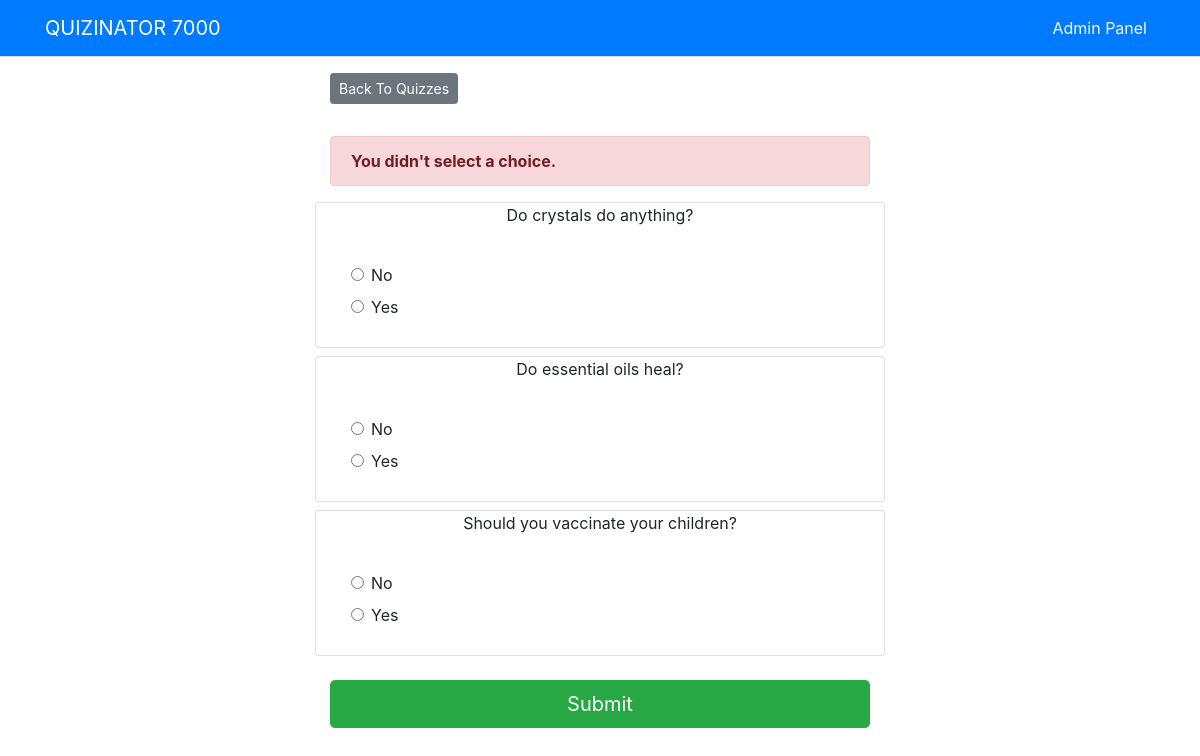
The page /quizzes/1/vote/ on the database its author committed.
### quizzes/models.py (models this page shows, shortened)
class Question(models.Model):
    question_text = models.CharField(max_length=200)
    test = models.ForeignKey(Test, on_delete=models.CASCADE)
    total_votes = models.IntegerField(default=0)
    pub_date = models.DateTimeField('date published')

class Choice(models.Model):
    question = models.ForeignKey(Question, on_delete=models.CASCADE)
    test = models.ForeignKey(Test, on_delete=models.CASCADE)
    choice_text = models.CharField(max_length=200)
    vote_percent = models.IntegerField(default=0)
    votes = models.IntegerField(default=0)
    isCorrect = models.BooleanField(default=False)

### quizzes/views.py (the view, shortened to what this page needs)
# urls.py: path('<int:test_id>/vote/', views.vote, name='vote')
def vote(request, test_id):
    test = get_object_or_404(Test, pk=test_id)
    try:
        questions = Question.objects.filter(test=test.id)
        selected_choice = []
        for question in questions:
            key = request.POST[str(question.id)]
            selected_choice.append(test.choice_set.get(pk=key))
    except (KeyError, Choice.DoesNotExist):
        return render(request, 'quizzes/detail.html', {
            'test': test,
            'error_message': "You didn't select a choice.",
        })

### templates/quizzes/detail.html (shortened to what this page needs)
{% extends 'base.html' %}
{% block content %}
<a class="btn btn-secondary btn-sm mb-3" href="{% url 'quizzes:index' %}">Back To Quizzes</a>
{% if error_message %}
<p class="alert alert-danger">
	<strong>{{ error_message }}</strong>
</p>
{% endif %}
<form action="{% url 'quizzes:vote' test.id %}" method="post">
	{% for question in test.question_set.all %}
	<div id={{ question.id }} class="row card mb-2">
		<div class="col-12">
			<p class="text-center mb-3">{{ question.question_text }}</p>
			<div class="row card-body">
				<div class="col-12">
					{% for choice in question.choice_set.all %}
					<div class="row">
						<div class="col-12">
							<div class="form-check">
								<input
									type="radio"
									name={{ question.id }}
									class="form-check-input"
									id="choice{{ forloop.counter }}"
									value="{{ choice.id }}"
								/>
								<label for="choice{{ forloop.counter }}">{{ choice.choice_text }}</label
								>
							</div>
						</div>
					</div>
					{% endfor %}
				</div>
			</div>
		</div>
	</div>
	{% endfor %}
	<input type="submit" value="Submit" class="btn btn-success btn-lg btn-block mt-4" />
</form>
{% endblock %}

### rows shown on the page
Question: question_text "Do crystals do anything?"
Choice: choice_text "No"
Choice: choice_text "Yes"
Question: question_text "Do essential oils heal?"
Choice: choice_text "No"
Choice: choice_text "Yes"
Question: question_text "Should you vaccinate your children?"
Choice: choice_text "No"
Choice: choice_text "Yes"

### other values the page prints
{{ error_message }} "You didn't select a choice."
